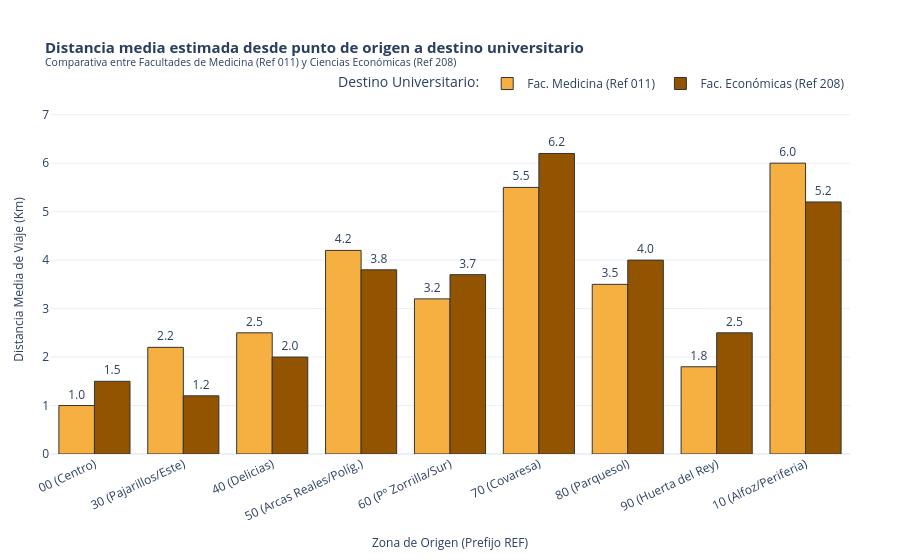

The notebook cell saved with this chart:
### Markdown cell above
**Perfil: estudiante o investigador con conexión a Facultad de Medicina (referencia 011) y Ciencias Económicas (referencia 208)**

Al no disponer de coordenadas exactas, se utilzia la referencia: columna que refleja el pefil geográfico que agrupa cada una de las estaciones por cercanía y distrito. 
Para ello: 
- Se define la distancia media estimada en kilómetros desde cada punto de origen hasta cada uno de los destinos universitarios. 
- Los resultados se verán reflejados en un gráfico de barras agrupadas.

### Code cell
distancia_media = {
    "Zona Origen": [
        "00 (Centro)", "30 (Pajarillos/Este)", "40 (Delicias)", "50 (Arcas Reales/Políg.)",
        "60 (Pº Zorrilla/Sur)", "70 (Covaresa)", "80 (Parquesol)", "90 (Huerta del Rey)",
        "10 (Alfoz/Periferia)"
    ] * 2,
    "Facultad Destino": ["Fac. Medicina (Ref 011)"] * 9 + ["Fac. Económicas (Ref 208)"] * 9,
    "Distancia Media (Km)": [
        #Distancias medias a Fac. Medicina (Entorno Clínico / La Magdalena)
        1.0, 2.2, 2.5, 4.2, 3.2, 5.5, 3.5, 1.8, 6.0,
        #Distancias medias a Fac. Económicas (Campus Río Esgueva - Noreste)
        1.5, 1.2, 2.0, 3.8, 3.7, 6.2, 4.0, 2.5, 5.2

    ]
}
df_distancia = pd.DataFrame(distancia_media)

fig_dist = px.bar(
    df_distancia,
    x="Zona Origen",
    y="Distancia Media (Km)",
    color="Facultad Destino",
    barmode="group",
    title="<b>Distancia media estimada desde punto de origen a destino universitario</b><br>"
          "<sup>Comparativa entre Facultades de Medicina (Ref 011) y Ciencias Económicas (Ref 208)</sup>",
    labels={
        "Distancia Media (Km)": "Distancia Media de Viaje (Km)",
        "Zona Origen": "Zona de Origen (Prefijo REF)"
    },
    color_discrete_map={
        "Fac. Medicina (Ref 011)": "#f5b041",
        "Fac. Económicas (Ref 208)": "#935402"
    },
    text_auto=".1f"
)

fig_dist.update_layout(
    template="plotly_white",
    title_font_size=15,
    xaxis_title_font_size=12,
    yaxis_title_font_size=12,
    xaxis_tickangle=-25,
    yaxis=dict(range=[0, 7.2]),
    legend=dict(
        title="Destino Universitario:",
        orientation="h",
        yanchor="bottom",
        y=1.02,
        xanchor="right",
        x=1
    ),
    margin=dict(l=50, r=50, t=105, b=70)
)

fig_dist.update_traces(
    textposition="outside",
    cliponaxis=False,
    marker_line_width=1,
    marker_line_color="#333333"
)

fig_dist.show()

### Figure 1 — Plotly figure (JSON) as saved in the notebook; plotly's stock layout.template omitted (floating-point values rounded to 4 significant figures)
{"data": [{"alignmentgroup": "True", "cliponaxis": false, "hovertemplate": "Facultad Destino=Fac. Medicina (Ref 011)<br>Zona de Origen (Prefijo REF)=%{x}<br>Distancia Media de Viaje (Km)=%{y}<extra></extra>", "legendgroup": "Fac. Medicina (Ref 011)", "marker": {"color": "#f5b041", "line": {"color": "#333333", "width": 1}, "pattern": {"shape": ""}}, "name": "Fac. Medicina (Ref 011)", "offsetgroup": "Fac. Medicina (Ref 011)", "orientation": "v", "showlegend": true, "textposition": "outside", "texttemplate": "%{y:.1f}", "type": "bar", "x": ["00 (Centro)", "30 (Pajarillos/Este)", "40 (Delicias)", "50 (Arcas Reales/Políg.)", "60 (Pº Zorrilla/Sur)", "70 (Covaresa)", "80 (Parquesol)", "90 (Huerta del Rey)", "10 (Alfoz/Periferia)"], "xaxis": "x", "y": [1.0, 2.2, 2.5, 4.2, 3.2, 5.5, 3.5, 1.8, 6.0], "yaxis": "y"}, {"alignmentgroup": "True", "cliponaxis": false, "hovertemplate": "Facultad Destino=Fac. Económicas (Ref 208)<br>Zona de Origen (Prefijo REF)=%{x}<br>Distancia Media de Viaje (Km)=%{y}<extra></extra>", "legendgroup": "Fac. Económicas (Ref 208)", "marker": {"color": "#935402", "line": {"color": "#333333", "width": 1}, "pattern": {"shape": ""}}, "name": "Fac. Económicas (Ref 208)", "offsetgroup": "Fac. Económicas (Ref 208)", "orientation": "v", "showlegend": true, "textposition": "outside", "texttemplate": "%{y:.1f}", "type": "bar", "x": ["00 (Centro)", "30 (Pajarillos/Este)", "40 (Delicias)", "50 (Arcas Reales/Políg.)", "60 (Pº Zorrilla/Sur)", "70 (Covaresa)", "80 (Parquesol)", "90 (Huerta del Rey)", "10 (Alfoz/Periferia)"], "xaxis": "x", "y": [1.5, 1.2, 2.0, 3.8, 3.7, 6.2, 4.0, 2.5, 5.2], "yaxis": "y"}], "layout": {"barmode": "group", "legend": {"orientation": "h", "title": {"text": "Destino Universitario:"}, "tracegroupgap": 0, "x": 1, "xanchor": "right", "y": 1.02, "yanchor": "bottom"}, "margin": {"b": 70, "l": 50, "r": 50, "t": 105}, "title": {"font": {"size": 15}, "text": "<b>Distancia media estimada desde punto de origen a destino universitario</b><br><sup>Comparativa entre Facultades de Medicina (Ref 011) y Ciencias Económicas (Ref 208)</sup>"}, "xaxis": {"anchor": "y", "domain": [0, 1], "tickangle": -25, "title": {"font": {"size": 12}, "text": "Zona de Origen (Prefijo REF)"}}, "yaxis": {"anchor": "x", "domain": [0, 1], "range": [0, 7.2], "title": {"font": {"size": 12}, "text": "Distancia Media de Viaje (Km)"}}}}
